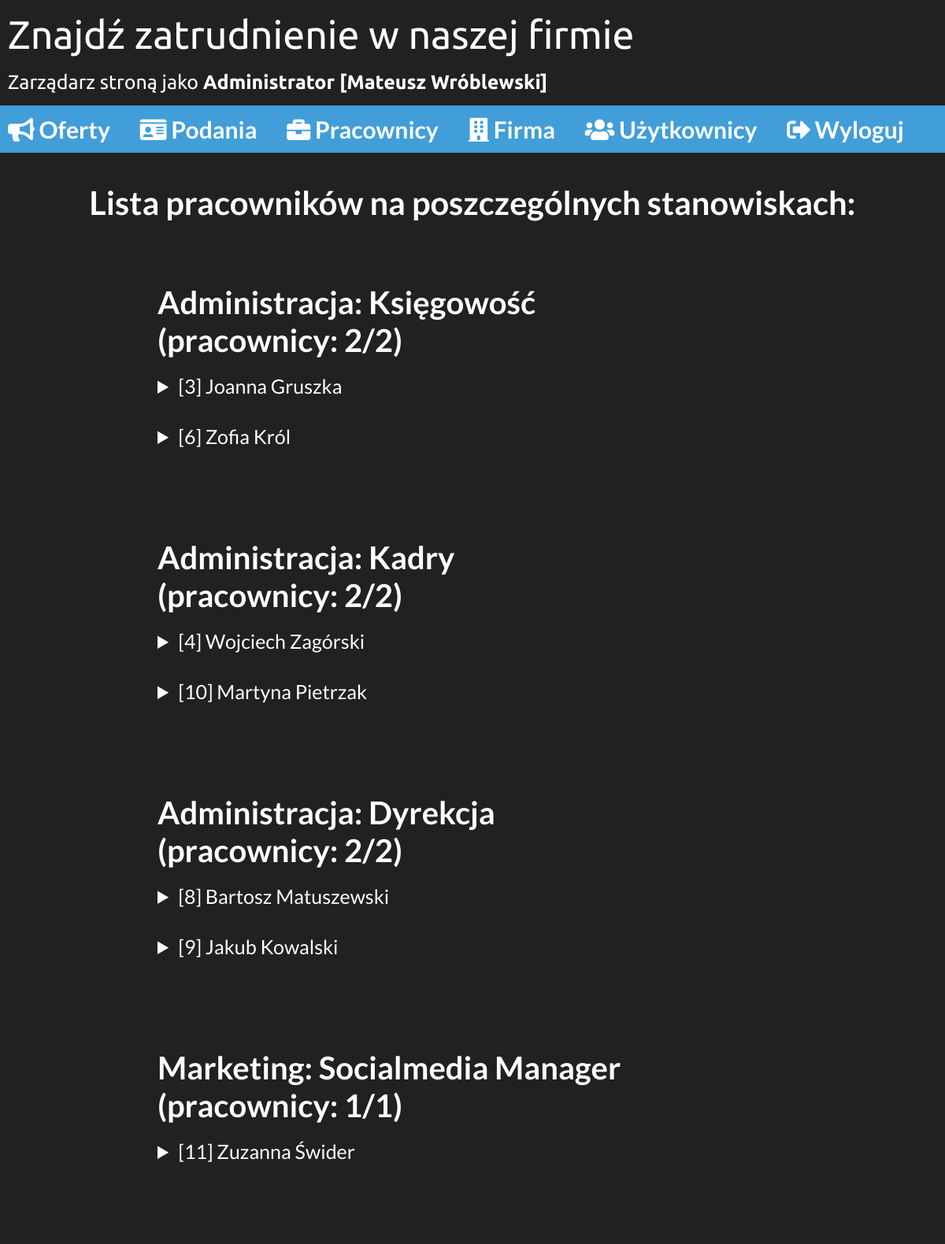
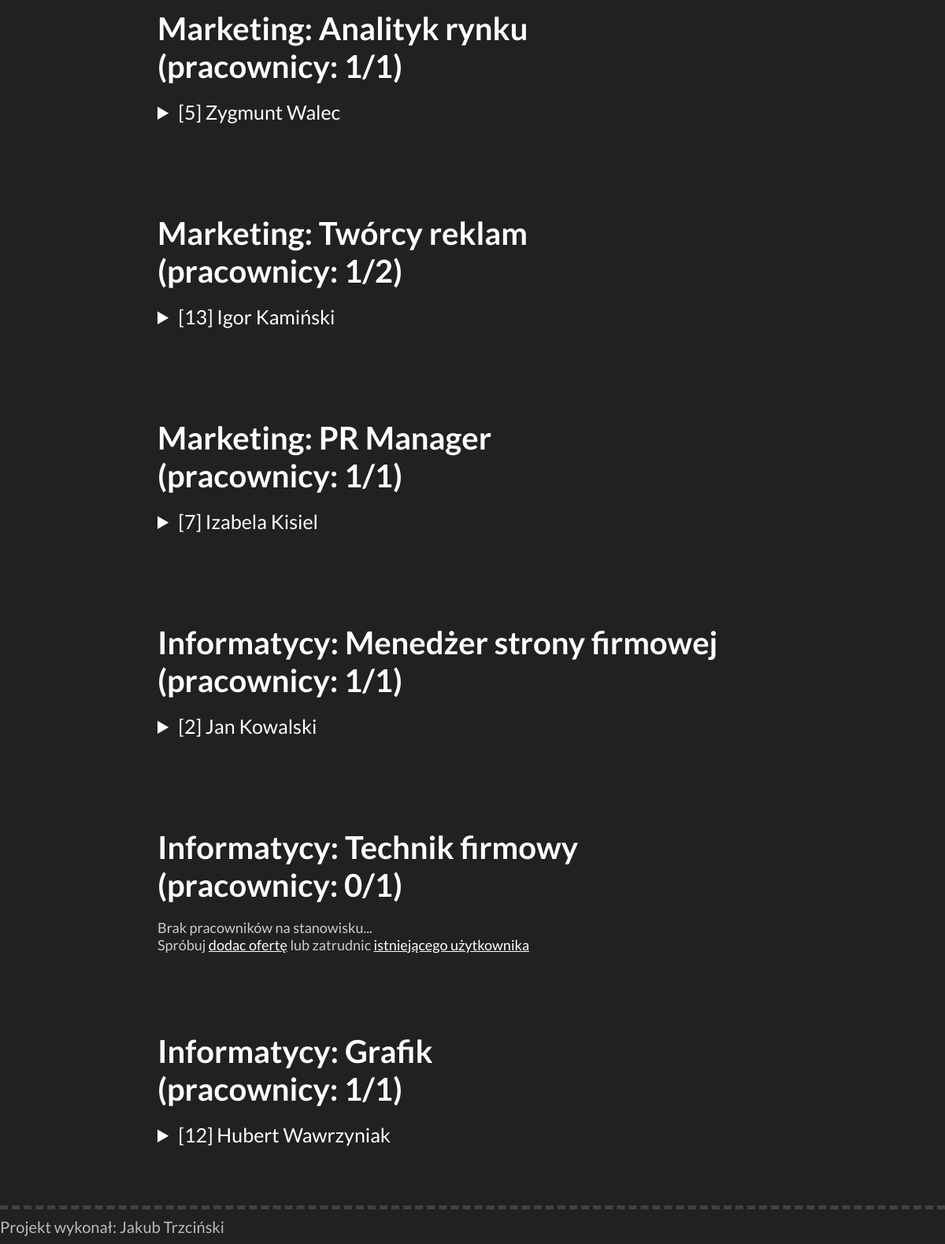
The app's page /admin/pracownicy.php (signed in) with its own data (2 pictures, top to bottom).
### tables this page shows
CREATE TABLE `stanowiska` (
  `ID` int(3) NOT NULL,
  `ID_dzial` int(3) NOT NULL,
  `nazwa` varchar(100) NOT NULL,
  `stawka` float NOT NULL,
  `miejsca` int(3) NOT NULL
);

CREATE TABLE `pracownicy` (
  `ID` int(3) NOT NULL,
  `UID` int(3) NOT NULL,
  `ID_stanowiska` int(3) NOT NULL
);

CREATE TABLE `daneosobowe` (
  `ID` int(3) NOT NULL,
  `UID` int(11) NOT NULL,
  `imie` varchar(50) NOT NULL,
  `nazwisko` varchar(50) NOT NULL,
  `data_ur` date NOT NULL,
  `plec` varchar(1) NOT NULL,
  `tel` varchar(9) NOT NULL,
  `miasto` varchar(80) NOT NULL,
  `adres` varchar(100) NOT NULL,
  `poczta` varchar(80) NOT NULL,
  `kod_pocztowy` varchar(6) NOT NULL
);

### admin/pracownicy.php (the view, shortened to what this page needs)
<!DOCTYPE html>
<html>
<head>
	<link rel="stylesheet" type="text/css" href="../css/style.css">
	<link rel="stylesheet" href="https://use.fontawesome.com/releases/v5.4.1/css/all.css">
</head>
<body>
    <?php include "../skrypty/menu.php"; ?>
    <div class="content">
        <h1>Lista pracowników na poszczególnych stanowiskach:</h1>
        <?php
            require_once "../config/database.php";
            if ($pol = mysqli_connect($db_host, $db_user, $db_pass, $db_name)){
                mysqli_query($pol, "SET NAMES 'utf8'");
                $zap = "SELECT stanowiska.ID AS ID, dzialy.nazwa AS dzial, stanowiska.nazwa AS stanowisko FROM dzialy JOIN stanowiska ON dzialy.ID = ID_dzial ORDER BY dzialy.ID ASC;";
                $query = mysqli_query($pol, $zap);
                while($w = mysqli_fetch_array($query)){
                    $zap1 = "SELECT COUNT(liczba) AS zajete FROM (SELECT ID_stanowiska AS liczba FROM pracownicy WHERE ID_stanowiska = ".$w['ID'].") AS tab";
                    $zap1b = "SELECT miejsca AS wszystkie FROM stanowiska WHERE ID = ".$w['ID'];
                    $query1 = mysqli_query($pol, $zap1);
                    $query1b = mysqli_query($pol, $zap1b);
                    $zajete = mysqli_fetch_array($query1);
                    $wszystkie = mysqli_fetch_array($query1b);
                    echo'
                    <div class="box">
                        <div class="title">'.$w['dzial'].': '.$w['stanowisko'].'
                        <br>
                        (pracownicy: '.$zajete['zajete'].'/'.$wszystkie['wszystkie'].')
                        </div>
                    ';
                    $zap2 = "SELECT * FROM pracownicy, uzytkownicy, daneosobowe WHERE pracownicy.UID = uzytkownicy.UID AND uzytkownicy.UID = daneosobowe.UID AND ID_stanowiska = ".$w['ID'];
                    $query2 = mysqli_query($pol, $zap2);
                    if (mysqli_num_rows($query2) > 0){
                        while($w2 = mysqli_fetch_array($query2)){
                            if ($w2['plec'] == 'm') $plec = "mężczyzna";
                            else $plec = "kobieta";
                            echo'
                                <br><details>
                                    <summary>['.$w2['UID'].'] '.$w2['imie'].' '.$w2['nazwisko'].'</summary>
                                    <table>
                                        <tr>
                                            <td>Płeć:</td>
                                            <td>'.$plec.'</td>
                                        </tr>
                                        <tr>
                                            <td>E-mail:</td>
                                            <td>'.$w2['email'].'</td>
                                        </tr>
                                        <tr>
                                            <td>Telefon:</td>
                                            <td>'.$w2['tel'].'</td>
                                        </tr>
                                        <tr>
                                            <td>Data urodzenia:</td>
                                            <td>'.$w2['data_ur'].'</td>
                                        </tr>
                                        <tr>
                                            <td>Adres:</td>
                                            <td>'.$w2['miasto'].', '.$w2['adres'].'</td>
                                        </tr>
                                        <tr>
                                            <td>Korespondencja:</td>
                                            <td>'.$w2['poczta'].', '.$w2['kod_pocztowy'].'</td>
                                        </tr>
                                    </table>
                                    <button onclick="location.href=\'zwolnij.php?uid='.$w2['UID'].'\'" style="background-color: #dc524c;"><i class="fas fa-times"></i> Zwolnij pracownika</button>
                                    <button onclick="location.href=\'przenies.php?uid='.$w2['UID'].'\'"><i class="fas fa-sync-alt"></i></i> Przenieś na inne stanowisko</button>
                                </details>
                            ';
                        }
                    }
                    else{
                        echo '<br><span style="color: #CCC; font-size: 18px;">
                            Brak pracowników na stanowisku...<br>
                            Spróbuj <a href="dodajogloszenie.php">dodac ofertę</a>
                            lub zatrudnic <a href="uzytkownicy.php">istniejącego użytkownika</a>
                        </span>';
                    }
                    echo'
                        </div>
                    ';
                }
            }
        ?>
	</div>
    <div class="footer">
        <div class="footer-content">Projekt wykonał: Jakub Trzciński</div>
    </div>
</body>
</html>

### skrypty/menu.php (shortened to what this page needs)
<?php
if (isset($_SESSION['zalogowany']) && $_SESSION['zalogowany'] == true && $_SESSION['admin'] == true){
    echo'
    <div class="top-bar">
		<div class="logo">Znajdź zatrudnienie w naszej firmie</div>
        <div class="stats">Zarządarz stroną jako <b>Administrator ['.$_SESSION['imie'].' '.$_SESSION['nazwisko'].']</b></div>
        <div class="menu">
			<div class="menu-frame">
				<a href="/PROJEKT/index.php"><div class="button"><i class="fas fa-bullhorn"></i> Oferty </div></a>
				<a href="/PROJEKT/admin/podania.php"><div class="button"><i class="fas fa-id-card"></i> Podania </div></a>
				<a href="/PROJEKT/admin/pracownicy.php"><div class="button"><i class="fas fa-briefcase"></i> Pracownicy </div></a>
				<a href="/PROJEKT/admin/firma.php"><div class="button"><i class="fas fa-building"></i> Firma </div></a>
				<a href="/PROJEKT/admin/uzytkownicy.php"><div class="button"><i class="fas fa-users"></i> Użytkownicy </div></a>
                <a href="/PROJEKT/skrypty/logout.php"><div class="button"><i class="fas fa-sign-out-alt"></i> Wyloguj </div></a>
			</div>
		</div>
	</div>
    ';
}
?>

### css/style.css (style rules this page uses)
body { margin: 0px; background-color: #212121; color: white; font-family: 'Lato', sans-serif; }
a { color: white; text-decoration: underline; }
.logo { width: 1190px; height: 75px; margin: auto; padding-top: 15px; padding-left: 10px; font-family: 'Ubuntu', sans-serif; font-size: 50px; }
.stats { width: 1190px; margin: auto; padding-bottom: 15px; padding-left: 10px; font-size: 25px; font-family: 'Ubuntu', sans-serif; }
.menu { width: 100%; height: 60px; background-color: #419ed8; font-size: 30px; font-weight: bold; }
.menu a:link, .menu a:visited { color: white; text-decoration: none; }
.menu-frame { height: 60px; width: 1200px; margin-left: auto; margin-right: auto; }
.button { height: 50px; margin-top: 5px; margin-bottom: 5px; margin-right: 12px; padding-left: 10px; padding-right: 10px; width: auto; display: inline-block; line-height: 50px; transition: background-color 0.3s; }
.content { width: 1180px; margin-left: auto; margin-right: auto; padding: 10px; min-height: 70vh; }
.footer { width: 100%; border-top: 5px #424242 dashed; }
.footer-content { width: 1200px; margin: auto; text-align: left; font-size: 20px; color: #bbb; padding-top: 10px; padding-bottom: 10px; }
.box { width: 800px; margin: auto; padding-top: 50px; padding-bottom: 50px; }
.title { font-weight: bold; font-size: 40px; }
h1 { text-align: center; font-size: 260%; }
details { font-size: 25px; padding-bottom: 15px; }
summary { outline:none; }

### records on screen
stanowiska: miejsca "2"
pracownicy: daneosobowe.UID "3", daneosobowe.imie "Joanna", daneosobowe.nazwisko "Gruszka"
pracownicy: daneosobowe.UID "6", daneosobowe.imie "Zofia", daneosobowe.nazwisko "Król"
stanowiska: miejsca "2"
pracownicy: daneosobowe.UID "4", daneosobowe.imie "Wojciech", daneosobowe.nazwisko "Zagórski"
pracownicy: daneosobowe.UID "10", daneosobowe.imie "Martyna", daneosobowe.nazwisko "Pietrzak"
stanowiska: miejsca "2"
pracownicy: daneosobowe.UID "8", daneosobowe.imie "Bartosz", daneosobowe.nazwisko "Matuszewski"
pracownicy: daneosobowe.UID "9", daneosobowe.imie "Jakub", daneosobowe.nazwisko "Kowalski"
stanowiska: miejsca "1"
pracownicy: daneosobowe.UID "11", daneosobowe.imie "Zuzanna", daneosobowe.nazwisko "Świder"
stanowiska: miejsca "1"
pracownicy: daneosobowe.UID "5", daneosobowe.imie "Zygmunt", daneosobowe.nazwisko "Walec"
stanowiska: miejsca "2"
pracownicy: daneosobowe.UID "13", daneosobowe.imie "Igor", daneosobowe.nazwisko "Kamiński"
stanowiska: miejsca "1"
pracownicy: daneosobowe.UID "7", daneosobowe.imie "Izabela", daneosobowe.nazwisko "Kisiel"
stanowiska: miejsca "1"
pracownicy: daneosobowe.UID "2", daneosobowe.imie "Jan", daneosobowe.nazwisko "Kowalski"
stanowiska: miejsca "1"
stanowiska: miejsca "1"
pracownicy: daneosobowe.UID "12", daneosobowe.imie "Hubert", daneosobowe.nazwisko "Wawrzyniak"

### other values on screen
$_SESSION['imie'] "Mateusz"
$_SESSION['nazwisko'] "Wróblewski"
$w['dzial'] "Administracja"
$w['stanowisko'] "Księgowość"
$zajete['zajete'] "2"
$w['stanowisko'] "Kadry"
$w['stanowisko'] "Dyrekcja"
$w['dzial'] "Marketing"
$w['stanowisko'] "Socialmedia Manager"
$zajete['zajete'] "1"
$w['stanowisko'] "Analityk rynku"
$w['stanowisko'] "Twórcy reklam"
$w['stanowisko'] "PR Manager"
$w['dzial'] "Informatycy"
$w['stanowisko'] "Menedżer strony firmowej"
